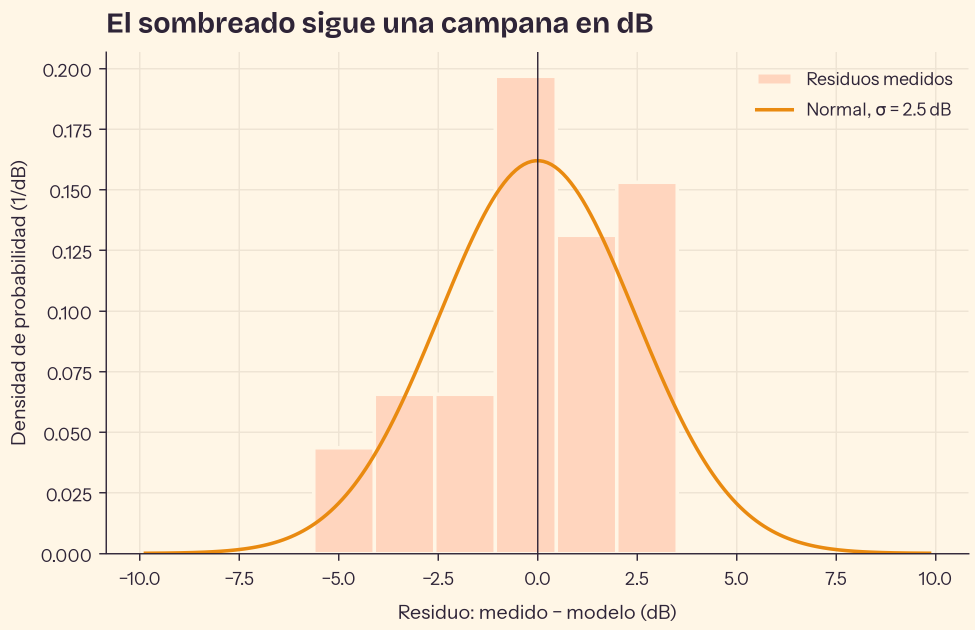
#> input picture evidencias/2026-10-05_sesion1/figuras/E1_residuos_informe.png, 1950 x 1260 px, given in place of _tmp_frame.jpg, which was not available (shown at 1/2 size)
$ python hoja_contacto.py
#> lines starting #> are read from the running program, lines starting #| are printed output that depends on the picture; pictures that were not available may be replaced by others from this repository, and a replacement may not be noted
"""Hoja de contacto: una imagen con miniaturas de los videos y fotos de las sesiones.

    python herramientas/hoja_contacto.py

Escribe evidencias/hoja_contacto.jpg. Los fotogramas de la webcam se toman en
momentos revisados (sin primeros planos ni tramos marcados como «no usar»).
"""

import os
import subprocess
from pathlib import Path

from PIL import Image, ImageDraw, ImageFont

RAIZ = Path(__file__).resolve().parent.parent
EV = RAIZ / "evidencias"
FFMPEG = os.environ.get("IVY_FFMPEG", "ffmpeg")
TW, TH, COLS, PAD, LAB = 384, 216, 5, 14, 44
FUENTE = RAIZ / "ivy_rssi/fuentes/InstrumentSans-600.ttf"

# (archivo relativo a evidencias/, segundo del fotograma o None para fotos, rótulo)
ITEMS = [
    ("2026-10-05_sesion1/celular/1319_reconocimiento_lugar.MOV", 1, "Reconocimiento del lugar"),
    ("2026-10-05_sesion1/celular/IMG_3532_E1_1m_montaje_general.jpg", None, "E1 · montaje general"),
    ("2026-10-05_sesion1/celular/IMG_3529_E1_025m_detalle_llavero.mov", 3, "E1 · llavero a 0.25 m"),
    ("2026-10-05_sesion1/celular/IMG_3534_E1_mover_a_2m.mov", 6, "E1 · moviendo a 2 m"),
    ("2026-10-05_sesion1/celular/IMG_3533_E1_1m_silla_girada.jpg", None, "E1 · silla girada (1 m)"),
    ("2026-10-05_sesion1/camara/E1_r1_distancia.mp4", 120, "E1 r1 · webcam (ESP32)"),
    ("2026-10-05_sesion1/camara/E1_r2_distancia.mp4", 270, "E1 r2 · webcam"),
    ("2026-10-05_sesion1/camara/E1_r3_distancia.mp4", 880, "E1 r3 · webcam"),
    ("2026-10-05_sesion1/pantalla/E1_r1_distancia.mp4", 1300, "E1 · pantalla (RSSI en vivo)"),
    ("2026-10-06_sesion2/celular/IMG_3544_E3_como_se_gira.mov", 8, "E3 · cómo se gira"),
    ("2026-10-06_sesion2/camara/E3_patron.mp4", 250, "E3 · webcam"),
    ("2026-10-06_sesion2/celular/IMG_3547_E2_mano_bolsillo_persona_7m50s.MOV", 100, "E2 · en la mano"),
    ("2026-10-06_sesion2/celular/IMG_3547_E2_mano_bolsillo_persona_7m50s.MOV", 395, "E2 · persona en medio"),
    ("2026-10-06_sesion2/camara/E2_cuerpo.mp4", 1110, "E2 · morral"),
    ("hardware_soldadura/WhatsApp Image 2026-10-06 at 8.38.58 AM.jpeg", None, "Hardware · sistema de batería"),
    ("hardware_soldadura/WhatsApp Video 2026-10-06 at 9.03.29 AM.mp4", 60, "Hardware · soldadura (4:50)"),
    ("hardware_soldadura/WhatsApp Video 2026-10-06 at 8.59.34 AM.mp4", 60, "Hardware · soldadura (2:49)"),
    ("hardware_soldadura/WhatsApp Image 2026-10-06 at 9.06.54 AM.jpeg", None, "Hardware · medición de la placa"),
    ("2026-10-05_sesion1/figuras/E1_rssi_vs_distancia_log_video.png", None, "Figura · E1 RSSI vs. distancia"),
    ("2026-10-06_sesion2/figuras/E3_patron_radiacion_video.png", None, "Figura · E3 patrón"),
]


def miniatura(ruta, seg, tmp):
    if seg is None and ruta.suffix.lower() in (".jpg", ".jpeg", ".png"):
        img = Image.open(ruta).convert("RGB")
    else:
        args = [FFMPEG, "-v", "error", "-y"] + (["-ss", str(seg)] if seg is not None else []) + [
            "-i", str(ruta), "-frames:v", "1", str(tmp)]
        subprocess.run(args, check=True)
        img = Image.open(tmp).convert("RGB")
    img.thumbnail((TW, TH))
    lienzo = Image.new("RGB", (TW, TH), (20, 18, 24))
    lienzo.paste(img, ((TW - img.width) // 2, (TH - img.height) // 2))
    return lienzo


def main():
    fuente = ImageFont.truetype(str(FUENTE), 19)
    filas = -(-len(ITEMS) // COLS)
    W = COLS * TW + (COLS + 1) * PAD
    H = filas * (TH + LAB) + (filas + 1) * PAD + 70
    hoja = Image.new("RGB", (W, H), (14, 12, 18))
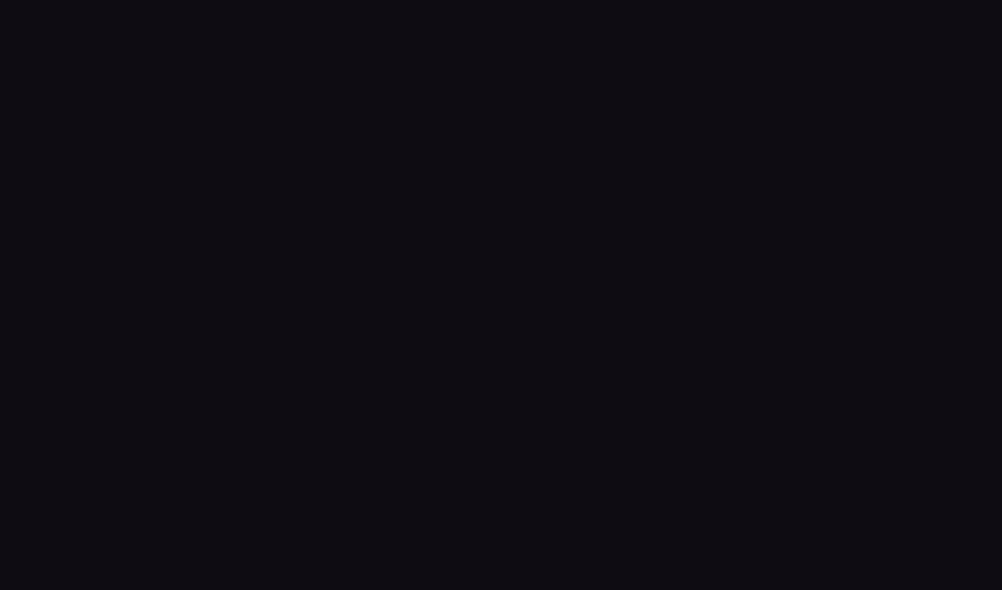
#> hoja: PIL image 2004x1180 RGB (shown at 1/2 size); mean R, G, B 14, 12, 18
    d = ImageDraw.Draw(hoja)
    d.text((PAD, 22), "Ivy · evidencias del proyecto (5 y 6 de octubre de 2026)", font=ImageFont.truetype(str(FUENTE), 30),
           fill=(255, 194, 71))
    tmp = EV / "_tmp_frame.jpg"
    for k, (rel, seg, rotulo) in enumerate(ITEMS):
        x = PAD + (k % COLS) * (TW + PAD)
        y = 70 + PAD + (k // COLS) * (TH + LAB + PAD)
        try:
            hoja.paste(miniatura(EV / rel, seg, tmp), (x, y))
#> in miniatura, `img.thumbnail((TW, TH))`:
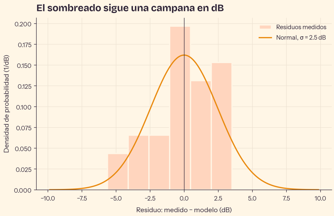
#> img: PIL image 334x216 RGB; mean R, G, B 250, 235.8, 218.8
#> in miniatura, `lienzo = Image.new("RGB", (TW, TH), (20, 18, 24))`:
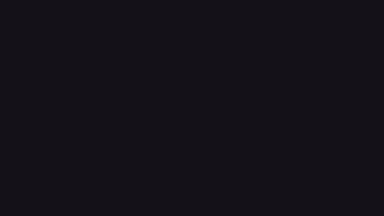
#> lienzo: PIL image 384x216 RGB; mean R, G, B 20, 18, 24
#> in miniatura, `lienzo.paste(img, ((TW - img.width) // 2, (TH - img.height) // 2))`:
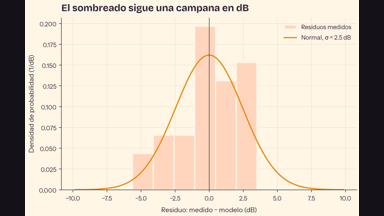
#> lienzo: PIL image 384x216 RGB; mean R, G, B 220, 207.5, 193.4
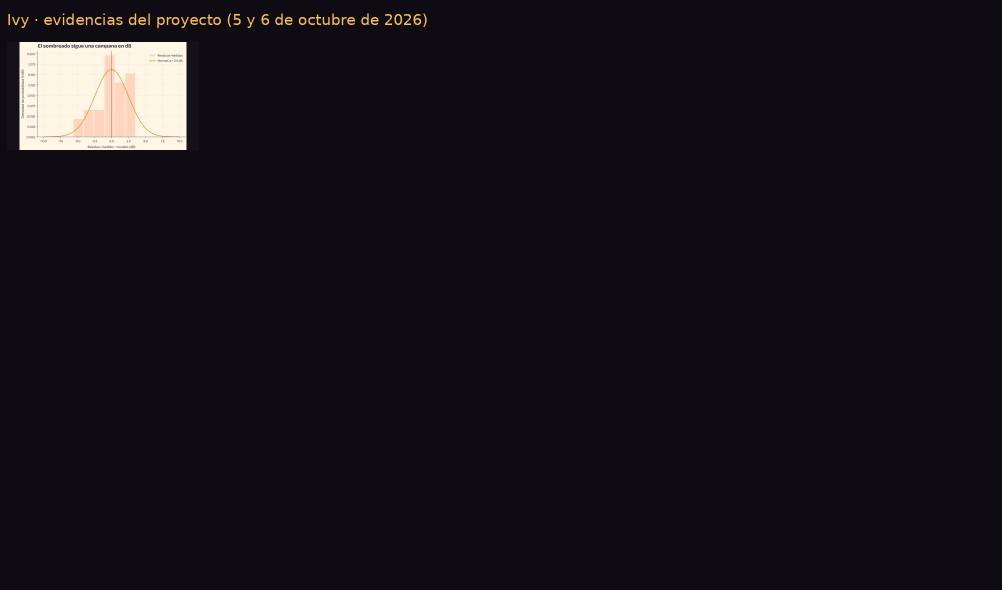
#> hoja: PIL image 2004x1180 RGB (shown at 1/2 size); mean R, G, B 21.7, 19.2, 24.3
        except Exception as e:  # que un archivo faltante no tumbe la hoja
            d.rectangle((x, y, x + TW, y + TH), outline=(120, 40, 40))
            rotulo += f" (falta: {type(e).__name__})"
        d.text((x + 4, y + TH + 8), rotulo, font=fuente, fill=(226, 220, 232))
#> pass 2 of the loop in main, `for k, (rel, seg, rotulo) in enumerate(ITEMS):`:
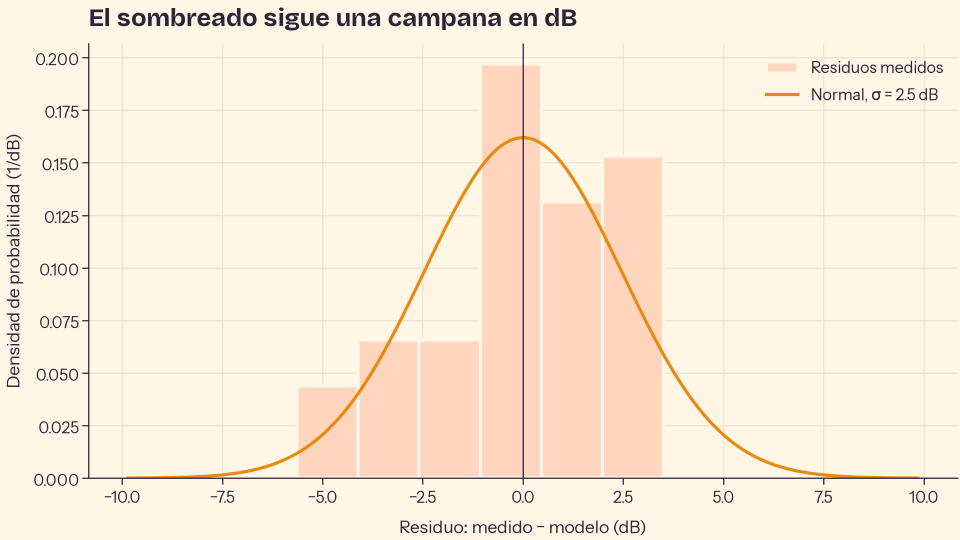
#> input picture evidencias/2026-10-05_sesion1/figuras/E1_residuos_video.png, 1920 x 1080 px, given in place of IMG_3532_E1_1m_montaje_general.jpg, which was not available (shown at 1/2 size)
#> in miniatura (call 2), `img.thumbnail((TW, TH))`:
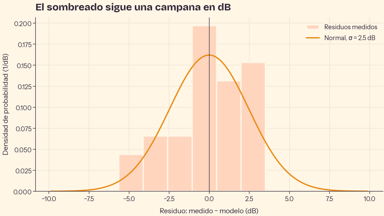
#> img: PIL image 384x216 RGB; mean R, G, B 250.2, 235.9, 218.8
#> in main, `hoja.paste(miniatura(EV / rel, seg, tmp), (x, y))`:
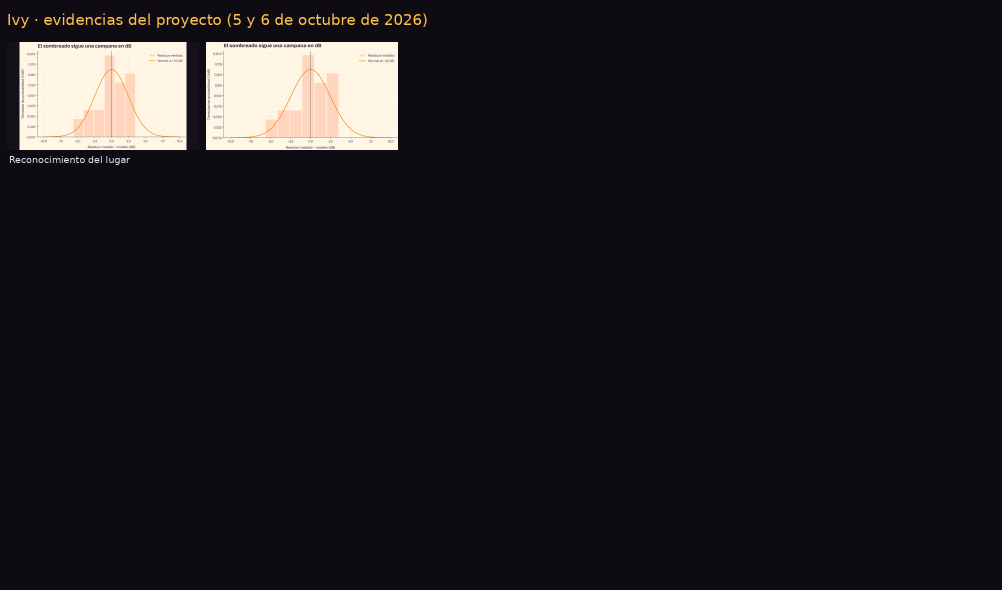
#> hoja: PIL image 2004x1180 RGB (shown at 1/2 size); mean R, G, B 30.1, 27.2, 31.4
    tmp.unlink(missing_ok=True)
    salida = EV / "hoja_contacto.jpg"
    hoja.save(salida, quality=88)
    print(salida)


if __name__ == "__main__":
#> (the run stopped early here; a loop or call above may not have finished)
